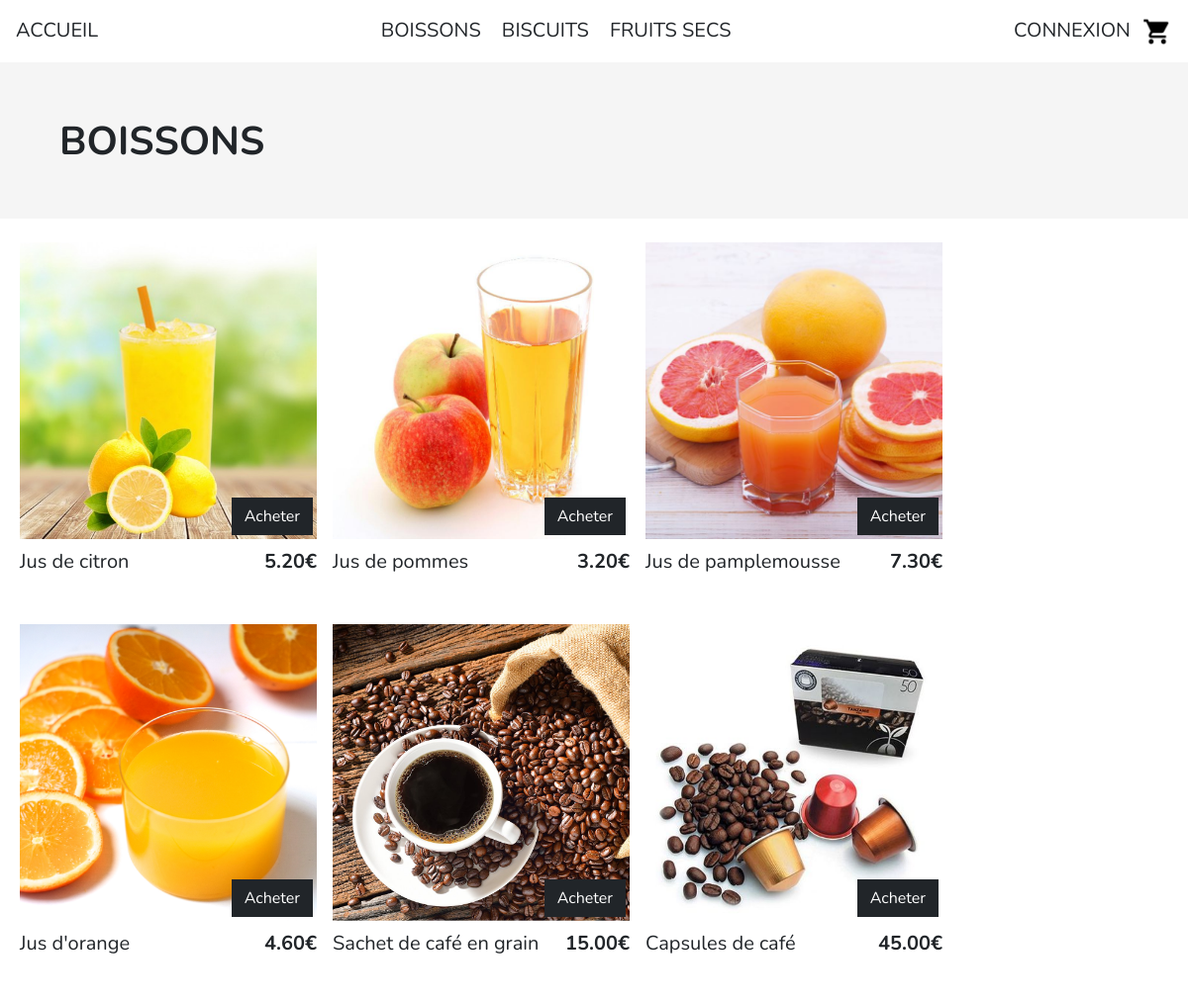
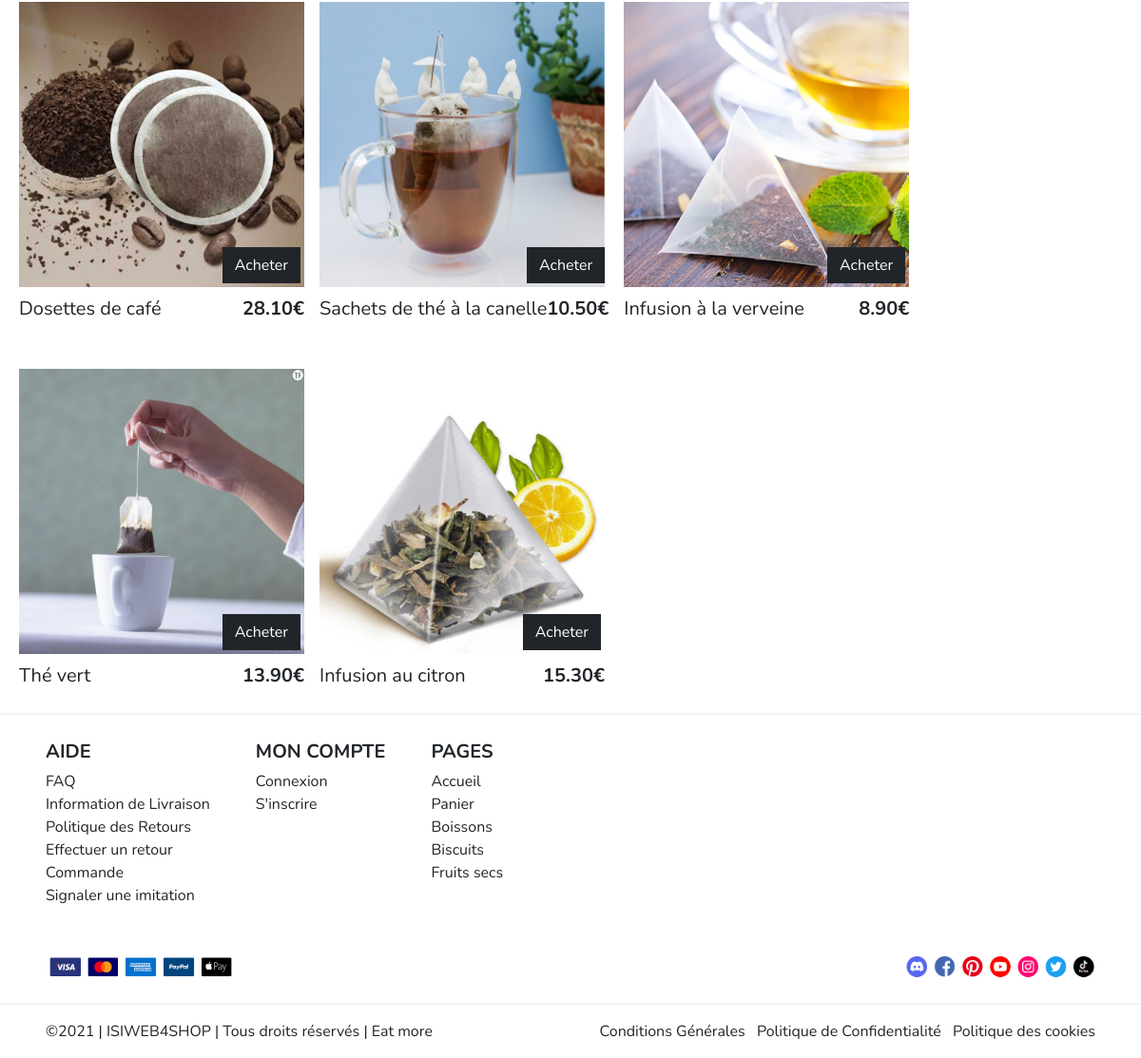
The app's page /index.php?page=products&category=1 with its own data (2 pictures, top to bottom).
### tables this page shows
CREATE TABLE `categories` (
  `id` tinyint(4) NOT NULL,
  `name` varchar(100) NOT NULL
);

CREATE TABLE `products` (
  `id` int(11) NOT NULL,
  `cat_id` tinyint(4) NOT NULL,
  `name` varchar(150) NOT NULL,
  `description` text NOT NULL,
  `image` varchar(30) NOT NULL,
  `price` decimal(5,2) NOT NULL,
  `quantity` int(3) NOT NULL
);

### index.php (called while the page is built, shortened)
<?php
if(isset($_GET['page']))
{
	$page = htmlspecialchars($_GET['page']);
}
else
$page="home";
require_once(PATH_CONTROLLERS.$page.'.php');
?>

### models/m_navbar.php (called while the page is built)
<?php
try {
	$bdd = new PDO('mysql:host=' . BD_HOST . '; dbname=' . BD_DBNAME . '; charset=utf8', BD_USER, BD_PWD);
	$bdd->setAttribute(PDO::ATTR_ERRMODE, PDO::ERRMODE_EXCEPTION);
} catch (PDOException $e) {
	if (DEBUG)
		die('Erreur : ' . $e->getMessage());
	$alert = 'connexion à la base de données';
}
$requete = "SELECT * FROM categories";
$donnees = array();
try {
	$query = $bdd->prepare($requete);
	$query->execute($donnees);
	$resultatsCategories = $query->fetchAll();
} catch (PDOException $e)
{
	if (DEBUG) die('Erreur : ' . $e->getMessage());
}

### models/m_products.php (called while the page is built)
<?php
  try
  {
	$bdd = new PDO('mysql:host='.BD_HOST.'; dbname='.BD_DBNAME.'; charset=utf8', BD_USER, BD_PWD);
	$bdd->setAttribute(PDO::ATTR_ERRMODE, PDO::ERRMODE_EXCEPTION);
  }
  catch(PDOException $e)
  {
        if(DEBUG)
                die ('Erreur : '.$e->getMessage());
	$alert = 'connexion à la base de données';
  }
	$requete = "SELECT p.*, c.name as catname FROM PRODUCTS p INNER JOIN CATEGORIES c ON (p.cat_id=c.id) WHERE c.id = ?";
	$donnees = array(
				$categoryId,
				);
	try
	{
		$query = $bdd->prepare($requete);
		$query->execute($donnees);
		$resultatsProducts = $query->fetchAll();
	}
	catch(PDOException $e)
	{
        if(DEBUG)die ('Erreur : '.$e->getMessage());
	}

### views/v_products.php (the view, shortened to what this page needs)
<?php require_once(PATH_VIEWS . 'navbar.php'); ?>
<div class="container-fluid gris-claire">
    <p class="fs-1 p-5 fw-bolder"><?= strtoupper($resultatsProducts[0]['catname']) ?></p>
</div>
<div class="container-fluid d-flex flex-wrap">
    <?php foreach ($resultatsProducts as $product) {
    ?>
        <div class="product ms-2 me-2 mb-4 mt-4">
            <div class="position-relative">
                <a href="index.php?page=product&product=<?= $product['id'] ?>">
                    <img src="<?= PATH_IMAGES . $product['image'] ?>" alt="Visiter la page de <?= $product['name'] ?>">
                </a>
                <a type="button" href="index.php?page=product&product=<?= $product['id'] ?>" class="btn btn-dark bottom-0 end-0 position-absolute m-1">Acheter</a>
            </div>
            <div class="d-flex justify-content-between mt-2 description">
                <p class="fs-5"><?= $product['name'] ?></p>
                <p class="fs-5 fw-bolder"><?= $product['price'] ?>€</p>
            </div>
        </div>
    <?php
    } ?>
</div>
<?php require_once(PATH_VIEWS . 'footer.php'); ?>

### views/v_navbar.php
<div class="d-flex justify-content-between p-3 bg-white menu">
    <a href="index.php?page=home" class="fs-5">ACCUEIL</a>
    <div class="categories">
        <?php foreach ($resultatsCategories as $categorie) { ?>
            <a class="fs-5 ms-2 me-2" href="<?= 'index.php?page=products&category=' . $categorie['id'] ?>"> <?= strtoupper($categorie['name']) ?> </a>
        <?php
        } ?>
    </div>
    <div >
        <?php
        if ($_SESSION['connected'] == true) { ?>
            <p class="fs-5">Bonjour <?= $_SESSION['name'] ?></p>
            <a href="index.php?page=logout">SE DÉCONNECTER</a>
        <?php
        } else { ?>
            <a class="fs-5" href="index.php?page=account">CONNEXION</a>
        <?php
        }
        ?>
        <a class="fs-5 ms-2" href="index.php?page=cart"><img class="cartImg" alt="" src="<?=PATH_IMAGES?>cart.png"></a>
    </div>
</div>
<div class="divider"></div>

### views/v_footer.php
</div>
<footer>
	<div class="divider "></div>
	<div class="ms-5 me-5 mt-4">
		<div class="d-flex">
			<div class="d-flex flex-column me-5">
				<p class="fs-5 fw-bolder mb-1">AIDE</p>
				<a href="">FAQ</a>
				<a href="">Information de Livraison</a>
				<a href="">Politique des Retours</a>
				<a href="">Effectuer un retour</a>
				<a href="">Commande</a>
				<a href="">Signaler une imitation</a>
			</div>
			<div class="d-flex flex-column me-5">
				<p class="fs-5 fw-bolder mb-1">MON COMPTE</p>
				<a href="index.php?page=account">Connexion</a>
				<a href="index.php?page=createAccount">S'inscrire</a>
			</div>
			<div class="d-flex flex-column">
				<p class="fs-5 fw-bolder mb-1">PAGES</p>
				<a href="index.php?page=home">Accueil</a>
				<a href="index.php?page=cart">Panier</a>
				<?php foreach ($resultatsCategories as $categorie) { ?>
					<a href="<?= 'index.php?page=products&category=' . $categorie['id'] ?>"> <?= ucfirst($categorie['name']) ?> </a>
				<?php
				} ?>
			</div>
		</div>
		<div class="d-flex justify-content-between mt-5 mb-4">
			<img src="<?= PATH_IMAGES . "creditCard.png" ?>" alt="">
			<img src="<?= PATH_IMAGES . "network.png" ?>" alt="">
		</div>
	</div>
	<div class="divider mt-2 mb-3 "></div>
	<div class="d-flex justify-content-between ms-5 me-5 mt-2 pb-3">
		<p>©2021 | ISIWEB4SHOP | Tous droits réservés | Eat more</p>
		<div>
			<a class="me-2" href="">Conditions Générales</a>
			<a class="me-2" href="">Politique de Confidentialité</a>
			<a href="">Politique des cookies</a>
		</div>
	</div>
</footer>
</body>
</html>

### assets/css/styles.css (style rules this page uses)
.gris-claire { background-color: #f5f5f5; }
.categories a { position: relative; }
.categories a:after { position: absolute; bottom: 0; left: 0; right: 0; margin: auto; width: 0%; content: '.'; color: transparent; background: linear-gradient(90deg,#ffdda5,#c28d46); height: 1px; transition: all .5S; }
* { padding: 0; margin: 0; font-family: Nunito; }
p { margin : 0px; }
html, body { margin:0px; height:100%; }
.divider { background-color: #f5f5f5; height: 2px; }
.description { max-width: fit-content; min-width: -webkit-fill-available; }
a { color:inherit; }
a:link { text-decoration: none; }
.product img { width: 300px; height: 300px; }
.cartImg { width: 30px; height: 30px; }
footer img { width: 200px; }

### records on screen
categories: name "BOISSONS", name "Boissons"
categories: name "BISCUITS", name "Biscuits"
categories: name "FRUITS SECS", name "Fruits secs"
products: image (picture), name "Jus de citron", price "5.20"
products: image (picture), name "Jus de pommes", price "3.20"
products: image (picture), name "Jus de pamplemousse", price "7.30"
products: image (picture), name "Jus d'orange", price "4.60"
products: image (picture), name "Sachet de café en grain", price "15.00"
products: image (picture), name "Capsules de café", price "45.00"
products: image (picture), name "Dosettes de café", price "28.10"
products: image (picture), name "Sachets de thé à la canelle", price "10.50"
products: image (picture), name "Infusion à la verveine", price "8.90"
products: image (picture), name "Thé vert", price "13.90"
products: image (picture), name "Infusion au citron", price "15.30"
